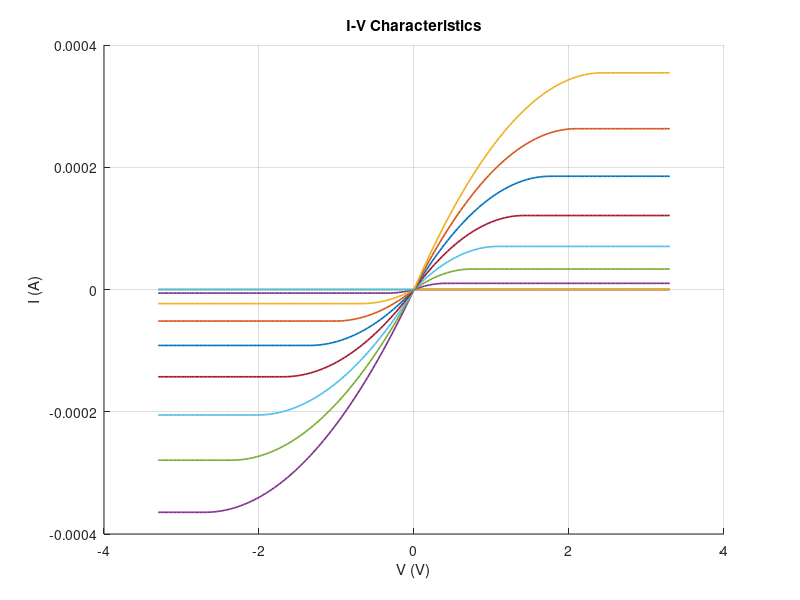

Write MATLAB code to recreate this figure.
% Clear previous data
close all;
clear all;
clc;
% Given parameters
k_n = 120e-6; % A/V^2
V_tn = 0.6; % V
k_p = 100e-6; % A/V^2
V_tp = -0.6; % V
V_DD = 3.3; % V
% V_gs sweep values
V_gs_n = linspace(0, V_DD, 50);
V_gs_p = linspace(-V_DD, 0, 50);
% V_ds sweep values
V_ds = linspace(0, V_DD, 100);
V_ds_p = linspace(0, -V_DD, 100); % Define V_ds_p for pMOS

% Initialize current matrices
I_ds_n = zeros(length(V_gs_n), length(V_ds));
I_ds_p = zeros(length(V_gs_p), length(V_ds_p));

% Calculate nMOS I-V characteristics
for i = 1:length(V_gs_n)
    for j = 1:length(V_ds)
        if V_gs_n(i) < V_tn
            I_ds_n(i, j) = 0; % Cutoff region
        elseif V_ds(j) < (V_gs_n(i) - V_tn)
            I_ds_n(i, j) = k_n * ((V_gs_n(i) - V_tn) * V_ds(j) - 0.5 * V_ds(j)^2); % Triode region
        else
            I_ds_n(i, j) = 0.5 * k_n * (V_gs_n(i) - V_tn)^2; % Saturation region
        end
    end
end

% Calculate pMOS I-V characteristics
for i = 1:length(V_gs_p)
    for j = 1:length(V_ds_p)
        if V_gs_p(i) > V_tp
            I_ds_p(i, j) = 0; % Cutoff region
        elseif V_ds_p(j) > (V_gs_p(i) - V_tp)
            I_ds_p(i, j) = k_p * ((V_gs_p(i) - V_tp) * V_ds_p(j) - 0.5 * V_ds_p(j)^2); % Triode region
        else
            I_ds_p(i, j) = 0.5 * k_p * (V_gs_p(i) - V_tp)^2; % Saturation region
        end
    end
end

figure;
hold on;
for i = 1:5:length(V_gs_n)
    plot(V_ds, I_ds_n(i, :), 'DisplayName', sprintf('V_{gs} = %.2f V', V_gs_n(i)), 'LineWidth', 1.2);
end
grid on;
for i = 1:5:length(V_gs_p)
    plot(V_ds_p, -I_ds_p(i, :), 'DisplayName', sprintf('V_{gs} = %.2f V', V_gs_p(i)), 'LineWidth', 1.2);
end
xlabel('V (V)');
ylabel('I (A)');
title('I-V Characteristics');
grid on;
